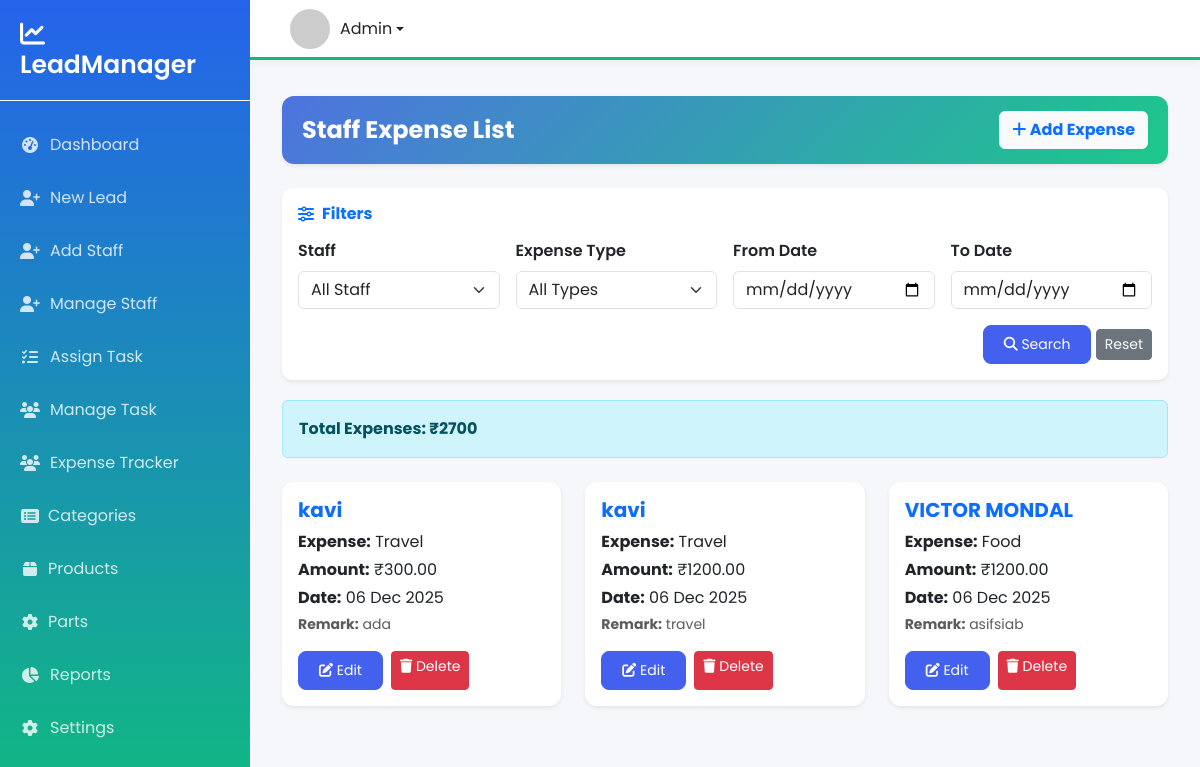
Page /staff-expense/ on the earlier database version.
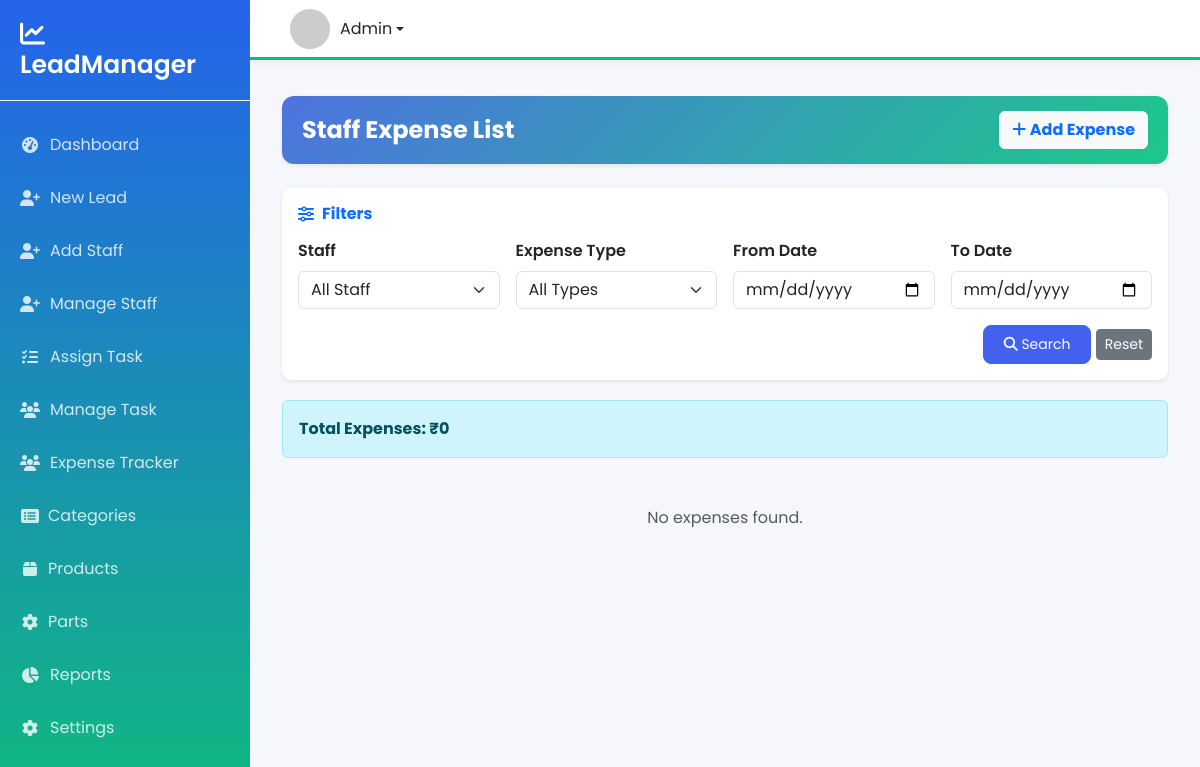
Same page on the later database version.
### hr/models.py (models this page shows, shortened)
class Expense(models.Model):
    staff = models.ForeignKey("leads.Staff", on_delete=models.CASCADE, related_name="staff_expenses")
    expense_type = models.CharField(max_length=100, choices=EXPENSE_TYPES)
    remark = models.TextField(blank=True, null=True)
    bill_image = models.ImageField(upload_to='staff_bills/', blank=True, null=True)
    amount = models.DecimalField(max_digits=10, decimal_places=2)
    description = models.TextField(blank=True, null=True)
    created_at = models.DateTimeField(auto_now_add=True)

### leads/models.py (models this page shows, shortened)
class Staff(models.Model):
    name = models.CharField(max_length=100)
    date_of_birth = models.DateField()
    email = models.EmailField(unique=True)
    phone_number = models.CharField(max_length=15)
    emergency_contact = models.CharField(max_length=15)
    pf_number = models.CharField(max_length=50, blank=True, null=True)
    bank_name = models.CharField(max_length=100, blank=True, null=True)
    bank_account_number = models.CharField(max_length=50, blank=True, null=True)
    ifsc_code = models.CharField(max_length=20, blank=True, null=True)
    pan_number = models.CharField(max_length=20, blank=True, null=True)
    mother_name = models.CharField(max_length=100, blank=True, null=True)
    father_name = models.CharField(max_length=100, blank=True, null=True)
    address = models.TextField(blank=True, null=True)
    aadhar_number = models.CharField(max_length=20, blank=True, null=True)
    upload_photo = models.ImageField(upload_to='staff_photos/', blank=True, null=True)

### leads/views.py (the view)
# urls.py: path("staff-expense/", views.staff_expense_list, name="staff_expense_list"),
def staff_expense_list(request):
    expenses = Expense.objects.select_related("staff").order_by("-created_at")
    staff_id = request.GET.get("staff")
    exp_type = request.GET.get("type")
    from_date = request.GET.get("from_date")
    to_date = request.GET.get("to_date")
    if staff_id:
        expenses = expenses.filter(staff_id=staff_id)
    if exp_type:
        expenses = expenses.filter(expense_type=exp_type)
    if from_date:
        expenses = expenses.filter(created_at__date__gte=from_date)
    if to_date:
        expenses = expenses.filter(created_at__date__lte=to_date)
    total_expenses = expenses.aggregate(total=Sum("amount"))["total"] or 0
    return render(request, "staff_expense_list.html", {
        "expenses": expenses,
        "staff_list": Staff.objects.all(),
        "expense_types": EXPENSE_TYPES,
        "selected_staff": staff_id,
        "selected_type": exp_type,
        "selected_from": from_date,
        "selected_to": to_date,
        "total_expenses": total_expenses,
    })

### leads/templates/staff_expense_list.html (shortened to what this page needs)
{% extends "base.html" %}
{% block content %}
<div class="container mt-3">
    <div class="page-header d-flex justify-content-between align-items-center shadow-sm">
        <h4 class="mb-0 fw-bold">Staff Expense List</h4>
        <a href="{% url 'add_staff_expense' %}" class="btn btn-light text-primary fw-bold d-none d-md-block">
            <i class="fas fa-plus"></i> Add Expense
        </a>
    </div>
    <br>
    <form method="get" class="card p-3 shadow-sm collapse d-md-block" id="filtersDropdown">
        <h6 class="fw-bold mb-3 text-primary d-flex align-items-center">
            <i class="fas fa-sliders-h me-2"></i> Filters
        </h6>
        <div class="row g-3">
            <div class="col-md-3 col-12">
                <label class="form-label fw-semibold">Staff</label>
                <select name="staff" class="form-select">
                    <option value="">All Staff</option>
                </select>
            </div>
            <div class="col-md-3 col-12">
                <label class="form-label fw-semibold">Expense Type</label>
                <select name="type" class="form-select">
                    <option value="">All Types</option>
                </select>
            </div>
            <div class="col-md-3 col-12">
                <label class="form-label fw-semibold">From Date</label>
                <input type="date" name="from_date" class="form-control"
                    value="{{ selected_from }}">
            </div>
            <div class="col-md-3 col-12">
                <label class="form-label fw-semibold">To Date</label>
                <input type="date" name="to_date" class="form-control"
                    value="{{ selected_to }}">
            </div>
        </div>
        <div class="mt-3 text-end">
            <button class="btn btn-primary btn-sm">
                <i class="fas fa-search"></i> Search
            </button>
            <a href="{% url 'staff_expense_list' %}" class="btn btn-secondary btn-sm">
                Reset
            </a>
        </div>
    </form>
    <div class="alert alert-info fw-bold mt-3">
        Total Expenses: ₹{{ total_expenses }}
    </div>
    <div class="row mt-4">
        {% for e in expenses %}
        <div class="col-md-4 col-12">
            <div class="card expense-card shadow-sm mb-3">
                <div class="card-body">
                    <h5 class="card-title fw-bold text-primary">{{ e.staff.name }}</h5>
                    <p class="mb-1"><strong>Expense:</strong> {{ e.expense_type }}</p>
                    <p class="mb-1"><strong>Amount:</strong> ₹{{ e.amount }}</p>
                    <p class="mb-1"><strong>Date:</strong> {{ e.created_at|date:"d M Y" }}</p>
                    {% if e.remark %}
                    <p class="small text-muted"><strong>Remark:</strong> {{ e.remark }}</p>
                    {% endif %}
                    <div class="mt-3 d-flex gap-2">
        <a href="{% url 'edit_expense' e.id %}"
           class="btn btn-sm btn-primary">
            <i class="fas fa-edit"></i> Edit
        </a>
        <a href="{% url 'delete_expense' e.id %}"
           class="btn btn-sm btn-danger"
           onclick="return confirm('Are you sure you want to delete this expense?');">
            <i class="fas fa-trash"></i> Delete
        </a>
    </div>
                </div>
            </div>
        </div>
        {% empty %}
        <p class="text-center text-muted mt-4">No expenses found.</p>
        {% endfor %}
    </div>
</div>
{% endblock %}

Differences in the rows shown:
removed Expense: staff.name "kavi", expense_type "Travel", amount "300.00", created_at "06 Dec 2025", remark "ada"
removed Expense: staff.name "kavi", expense_type "Travel", amount "1200.00", created_at "06 Dec 2025", remark "travel"
removed Expense: staff.name "VICTOR MONDAL", expense_type "Food", amount "1200.00", created_at "06 Dec 2025", remark "asifsiab"
Other differences:
{{ total_expenses }}: "2700" → "0"
text now shown: "No expenses found."
